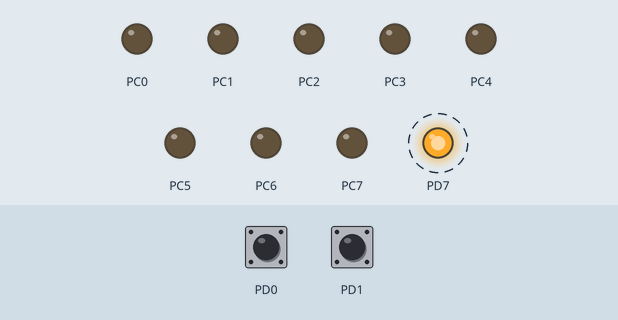
The program below on a simulated ATmega128, built with avr-gcc and emulated at 8 MHz. Shown: output pins drawn as LEDs (lit = HIGH). Dashed ring = blinking. The inputs (shaded band) are chosen by the test bench; at power-on: PD0 LOW, PD1 HIGH.

Above: at 1.2 s.
1.3 s: PD0 driven HIGH
At 2.3 s:
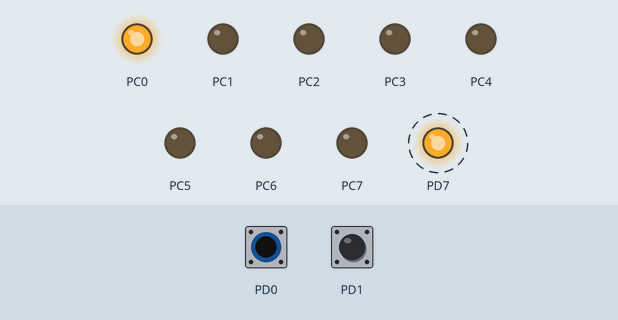
4.3 s: PD1 driven LOW
At 5.4 s:
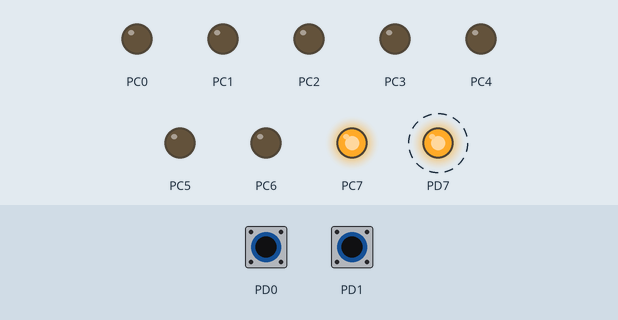
7.3 s: PD0 pulsed LOW 2 times (0.12 s each, 0.3 s apart)
At 8.3 s:
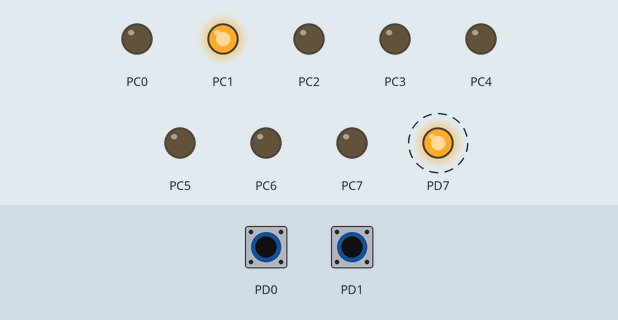
10.5 s: PD1 pulsed HIGH 5 times (0.12 s each, 0.3 s apart)
At 12.4 s:
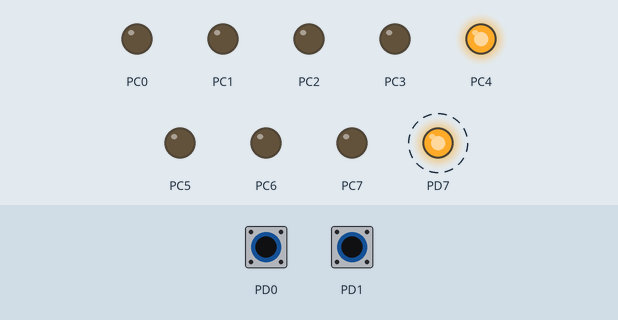
Timing chart, 0 to 14.5 s (numbered marks = the images above; inputs shaded):
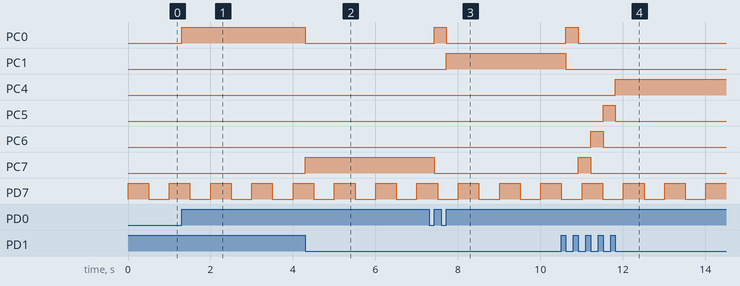

Measured:
- after the input at 1.3 s, PC0: LOW → HIGH at once
- after the input at 4.3 s, PC0: HIGH → LOW at once; PC7: LOW → HIGH at once
- after the input at 7.3 s, PC0: LOW → HIGH after 0.12 s, → LOW 0.30 s later; PC1: LOW → HIGH after 0.42 s; PC7: HIGH → LOW after 0.12 s
- after the input at 10.5 s, PC0: LOW → HIGH after 0.12 s, → LOW 0.30 s later; PC1: HIGH → LOW after 0.12 s; PC4: LOW → HIGH after 1.3 s; PC5: LOW → HIGH after 1.0 s, → LOW 0.30 s later; PC6: LOW → HIGH after 0.72 s, → LOW 0.30 s later
- by itself, PD7: alternates HIGH for 0.50 s and LOW for 0.50 s

The program:

main.c
```c
#define F_CPU 8000000

#include <avr/io.h>
#include <util/delay.h>
#include <avr/interrupt.h>

void wait(int ms)
{
	for (int i = 0; i < ms; i++)
	{
		_delay_ms( 1 );
	}
}

ISR(INT0_vect)
{
	//int pordC = pordC;
	//pordC = pordC << 1;
	//if(pordC == 0x00)
	//	pordC = 0x01;
	//PORTC |= pordC;
	PORTC = PORTC << 1;
	if (PORTC == 0)
	{
		PORTC = 0x01;
	}
	wait(0); // temporary solution to prevent mnultiple interrupts from one press
}

ISR(INT1_vect)
{
	//int pordC = PORTC;
	//if(pordC == 0x00)
	//	pordC = 0xFF;
	//PORTC |= pordC;
	PORTC = PORTC >> 1;
	if (PORTC == 0)
	{
		PORTC = 0x80;
	}
		wait(0); // temporary solution to prevent mnultiple interrupts from one press
}

int main(void)
{
	DDRD = 0x80;
	DDRC = 0xFF;
	PORTC = 0x00;


	EICRA |= 0x0B;
	EIMSK |= 0x03;

	sei();

    while (1)
    {
		PORTD ^= 0x80;
		wait(500);
    }

	return 0;
}
```
